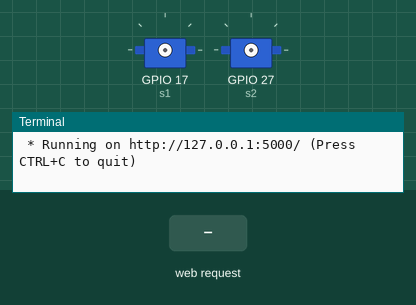
Simulated run of this program. Board: Raspberry Pi (BCM pin numbers). Shown: 2 × servo, the last lines printed to the terminal. Inputs (shaded band) come from the test bench. The clock reads 2024-03-15 10:24:30 at power-on unless the program sets it; servo angles are drawn from the pulse width (0.5 ms = 0°, 2.5 ms = 180°).

Above: at 1.2 s.
1.3 s: HTTP request for / received with the fields on_btn=ON
At 2.2 s:
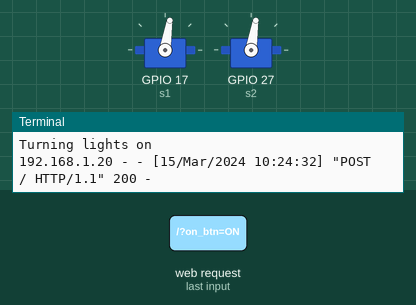
3.3 s: HTTP request for / received
Timing chart, 0 to 6.3 s (numbered marks = the images above; inputs shaded):
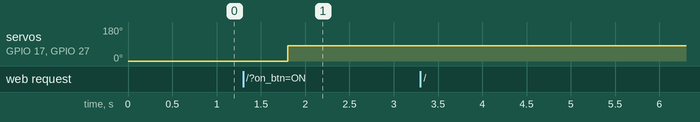

The program:

raspweb.py
```python
from flask import Flask, render_template, request, url_for
import datetime
import RPi.GPIO as GPIO
import time

app = Flask(__name__)

#setting up GPIO
GPIO.setmode(GPIO.BCM)
GPIO.setwarnings(False)
pin1 = 17
pin2 = 27
GPIO.setup(pin1, GPIO.OUT)
GPIO.setup(pin2, GPIO.OUT)
s1 = GPIO.PWM(pin1, 50)
s2 = GPIO.PWM(pin2, 50)
s1.start(0)
s2.start(0)


def get_angle(state):
    state = state.lower()
    if state == 'on':
        return 0
    elif state == 'off':
        return 180
    else:
        return 90

@app.route("/", methods=['GET', 'POST'])
def home():
    now = datetime.datetime.now()
    timestr = now.strftime("%d/%m/%Y  %H:%M")
    templateData = {
        'title': 'Raspberry Pi web',
        'time' : timestr
    }

    if request.method == 'POST':
        if request.form['on_btn'] == 'ON':
            try:
                print('Turning lights on')
                angle = 0
                s1.ChangeDutyCycle(2+(angle/18))
                s2.ChangeDutyCycle(2+(angle/18))
                time.sleep(0.5)
                angle = 90
                s1.ChangeDutyCycle(2+(angle/18))
                s2.ChangeDutyCycle(2+(angle/18))
                time.sleep(0.3)
                s1.ChangeDutyCycle(0)
                s2.ChangeDutyCycle(0)
            except:
                print("There was an error")
        else:
            try:
                print('Turning lights off')
                angle = 180
                s1.ChangeDutyCycle(2+(angle/18))
                s2.ChangeDutyCycle(2+(angle/18))
                time.sleep(0.5)
                angle = 90
                s1.ChangeDutyCycle(2+(angle/18))
                s2.ChangeDutyCycle(2+(angle/18))
                time.sleep(0.3)
                s1.ChangeDutyCycle(0)
                s2.ChangeDutyCycle(0)
            except:
                print("There was an error")
    else:
        return render_template("index.html", **templateData)

    return render_template("index.html", **templateData)


if __name__ == "__main__":
    app.run(debug=True)

    s1.ChangeDutyCycle(2+(90/180))
    s2.ChangeDutyCycle(2+(90/180))
    s1.stop()
    s2.stop()
    GPIO.cleanup()
    print("program ended")
    #192.168.0.138 window's ipv4
    #192.168.0.163 rasp
```

Measured:
- after the input at 1.3 s, servo on GPIO 17 (s1), servo on GPIO 27 (s2): 0° → 81° after 0.50 s
